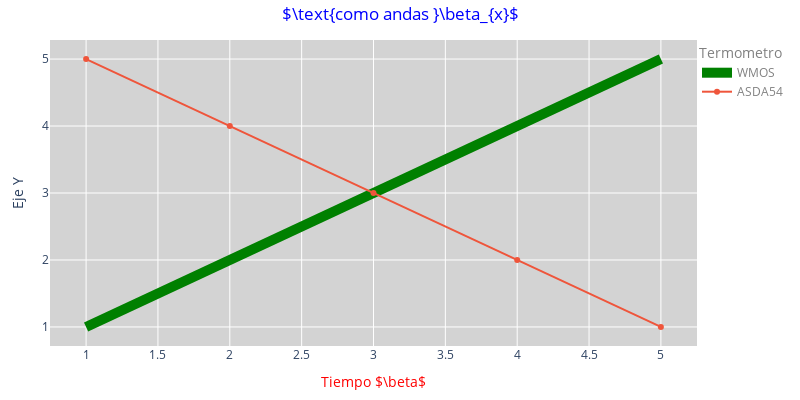

This figure's notebook cell:
### Code cell
import plotly.graph_objects as go


fig = go.Figure()

fig.add_trace(go.Scatter(
    x=[1, 2, 3, 4, 5],
    y=[1, 2, 3, 4, 5],
    mode='lines', 
    name="WMOS",
    line=dict(color="Green",width = 10),
))

fig.add_trace(go.Scatter(
    x=[1, 2, 3, 4, 5],
    y=[5, 4, 3, 2, 1],
    name="ASDA54"
))

fig.update_layout(legend_title_text='Termómetro',
                title = r'$\text{como andas }\beta_{x}$',
                title_x=0.5,
                width=800,  # Ancho en píxeles
                height=400, # Alto en píxeles
                
                xaxis=dict(
                title=r'Tiempo $\beta$',
                    # range=[0, 10]
                ),
                
                yaxis=dict(
                    title="Eje Y",
                    # position=0.5,
                    # tickvals=[0, 5, 10],
                    # ticktext=["Inicio", "Mitad", "Fin"]
                ),           
                plot_bgcolor='lightgray', # Color de fondo del área del gráfico
                paper_bgcolor='white',  # Color de fondo del papel (fondo del gráfico)
                
                title_font=dict(
                    color='blue'),  # Color del título
                
                legend_font=dict(
                    color='gray'),  # Color de la leyenda
                
                xaxis_title_font=dict(
                    color='red'),  # Color del título del eje X
                        
                legend=dict(
                    title="Termometro",
                    x=1,
                    y=1,
                    orientation="v"),   
                margin=dict(
                    l=50,  # Márgen izquierdo
                    r=20,  # Márgen derecho
                    t=40,  # Márgen superior
                    b=40   # Márgen inferior
    )
                
                
                
                )  
fig.show()

### Figure 1 — Plotly figure (JSON) as saved in the notebook; plotly's stock layout.template omitted (floating-point values rounded to 4 significant figures)
{"data": [{"line": {"color": "Green", "width": 10}, "mode": "lines", "name": "WMOS", "type": "scatter", "x": [1, 2, 3, 4, 5], "y": [1, 2, 3, 4, 5]}, {"name": "ASDA54", "type": "scatter", "x": [1, 2, 3, 4, 5], "y": [5, 4, 3, 2, 1]}], "layout": {"height": 400, "legend": {"font": {"color": "gray"}, "orientation": "v", "title": {"text": "Termometro"}, "x": 1, "y": 1}, "margin": {"b": 40, "l": 50, "r": 20, "t": 40}, "paper_bgcolor": "white", "plot_bgcolor": "lightgray", "title": {"font": {"color": "blue"}, "text": "$\\text{como andas }\\beta_{x}$", "x": 0.5}, "width": 800, "xaxis": {"title": {"font": {"color": "red"}, "text": "Tiempo $\\beta$"}}, "yaxis": {"title": {"text": "Eje Y"}}}}
